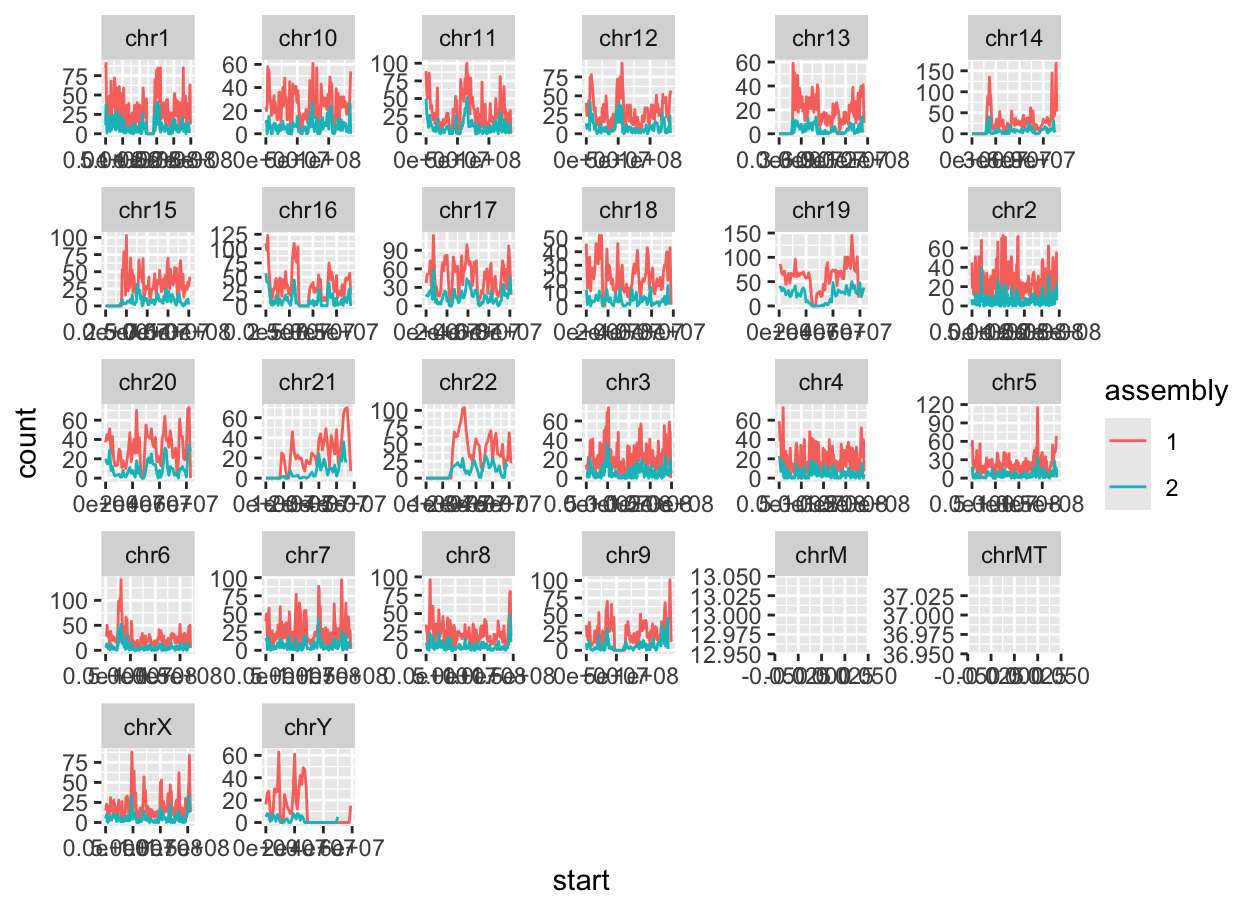

The R source for this figure:
library (tidyverse)
setwd("/Users/cmdb/qb25-answers/Week 1")

header <- c("chr", "start", "end", "count")
df_kc19 <- read_tsv("hg19-kc-count.bed", col_names = header)
df_kc16 <- read_tsv("hg16-kc-count.bed", col_names = header)

combdf_kc <- bind_rows( df_kc19, df_kc16, .id="assembly" )

ggplot(data = combdf_kc, aes(x = start, y = count, color = assembly)) + 
  geom_line() + facet_wrap("chr", scales = "free")
